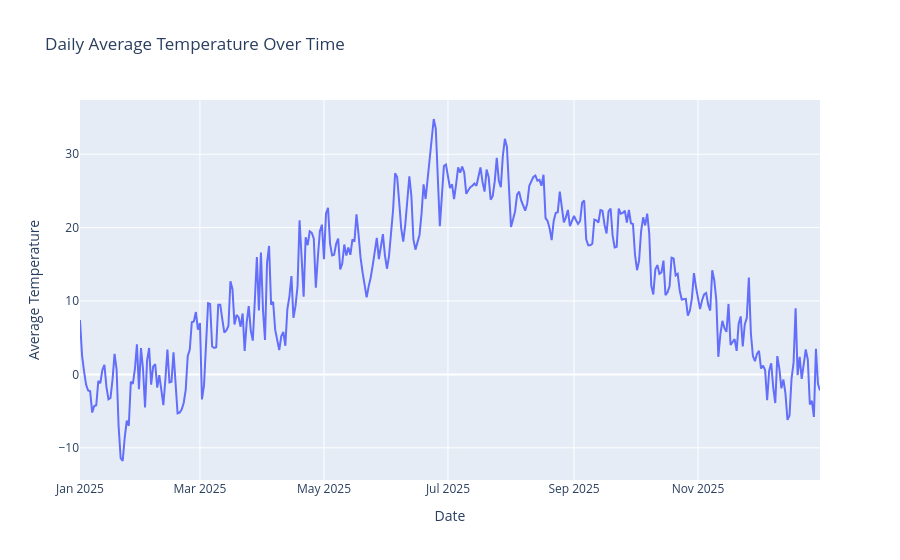

Notebook source saved alongside this figure:
### Code cell
import plotly.express as px
fig = px.line(
    weather_daily,
    x="date",
    y="temperature_2m_mean",
    title="Daily Average Temperature Over Time",
    markers=False
)

fig.update_layout(
    xaxis_title="Date",
    yaxis_title="Average Temperature",
    hovermode="x unified"
)

fig.show()

### Figure 1 — Plotly figure (JSON) as saved in the notebook; plotly's stock layout.template omitted (floating-point values rounded to 4 significant figures; data arrays with more than 128 entries replaced by an {"elided": "..."} marker saying what was removed)
{"data": [{"hovertemplate": "date=%{x}<br>temperature_2m_mean=%{y}<extra></extra>", "legendgroup": "", "line": {"color": "#636efa", "dash": "solid"}, "marker": {"symbol": "circle"}, "mode": "lines", "name": "", "orientation": "v", "showlegend": false, "type": "scatter", "x": {"elided": "365 str values"}, "xaxis": "x", "y": {"elided": "365 float values"}, "yaxis": "y"}], "layout": {"hovermode": "x unified", "legend": {"tracegroupgap": 0}, "title": {"text": "Daily Average Temperature Over Time"}, "xaxis": {"anchor": "y", "domain": [0, 1], "title": {"text": "Date"}}, "yaxis": {"anchor": "x", "domain": [0, 1], "title": {"text": "Average Temperature"}}}}
